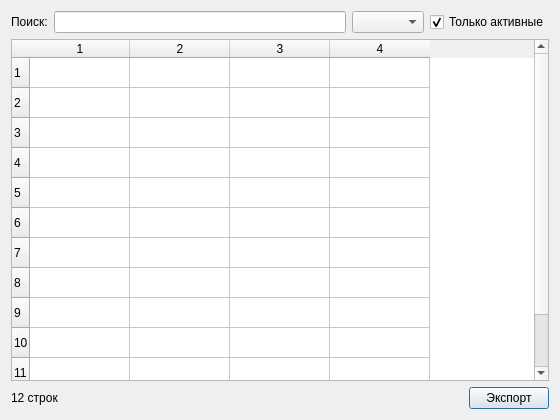
<?xml version="1.0" encoding="UTF-8"?>
<ui version="4.0"><class>Dialog</class><widget class="QDialog" name="Dialog"><property name="geometry"><rect><x>0</x><y>0</y><width>560</width><height>420</height></rect></property><property name="windowTitle"><string>#118 mixed/203_filter_bar</string></property><layout class="QVBoxLayout" name="verticalLayout"><property name="leftMargin"><number>11</number></property><property name="topMargin"><number>11</number></property><property name="rightMargin"><number>11</number></property><property name="bottomMargin"><number>11</number></property><property name="spacing"><number>6</number></property><item><layout class="QHBoxLayout" name="filters"><property name="leftMargin"><number>0</number></property><property name="topMargin"><number>0</number></property><property name="rightMargin"><number>0</number></property><property name="bottomMargin"><number>0</number></property><property name="spacing"><number>6</number></property><item><widget class="QLabel" name="l1"><property name="text"><string>Поиск:</string></property></widget></item><item><widget class="QLineEdit" name="e1"></widget></item><item><widget class="QComboBox" name="c1"></widget></item><item><widget class="QCheckBox" name="c2"><property name="text"><string>Только активные</string></property><property name="checked"><bool>true</bool></property></widget></item></layout></item><item><widget class="QTableWidget" name="table"><property name="rowCount"><number>12</number></property><property name="columnCount"><number>4</number></property></widget></item><item><layout class="QHBoxLayout" name="buttons"><property name="leftMargin"><number>0</number></property><property name="topMargin"><number>0</number></property><property name="rightMargin"><number>0</number></property><property name="bottomMargin"><number>0</number></property><property name="spacing"><number>6</number></property><item><widget class="QLabel" name="l2"><property name="text"><string>12 строк</string></property></widget></item><item><spacer name="horizontalSpacer"><property name="orientation"><enum>Qt::Orientation::Horizontal</enum></property><property name="sizeHint" stdset="0"><size><width>40</width><height>20</height></size></property></spacer></item><item><widget class="QPushButton" name="b1"><property name="text"><string>Экспорт</string></property></widget></item></layout></item></layout></widget></ui>
